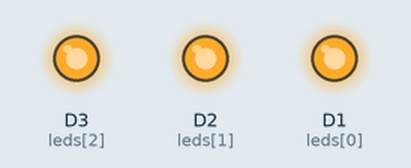
Bench run of a sketch on a simulated ESP8266 (NodeMCU). On the bench: output pins drawn as LEDs (lit = HIGH). Random numbers use the default seed unless the sketch sets one.

Above: at 0.9 s.
At 5.97 s:
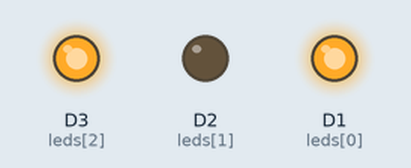
At 9.9 s:
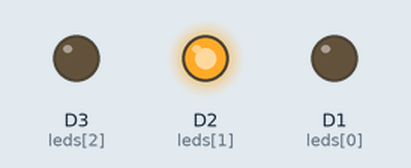
At 17.85 s:
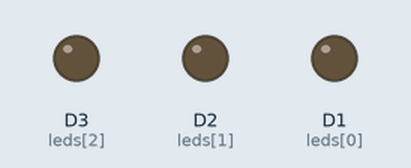
At 25.4 s:
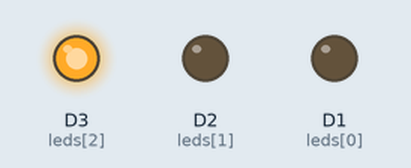
At 36.4 s:
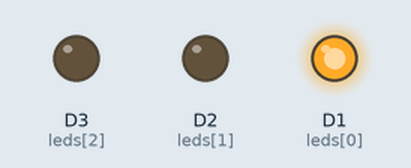
Timing chart, 0 to 40.0 s (numbered marks = the images above):
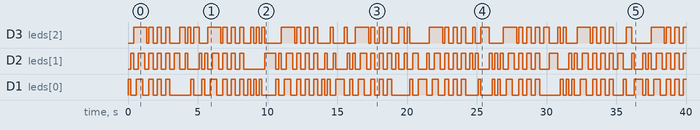

The sketch:

buzzer.ino
```cpp
// LED pins
int leds[3] = {D1, D2, D3};

void setup() {
  for (int i = 0; i < 3; i++) {
    pinMode(leds[i], OUTPUT);
    digitalWrite(leds[i], LOW);
  }
}

// Helper: turn all LEDs off
void allOff() {
  for (int i = 0; i < 3; i++) digitalWrite(leds[i], LOW);
}

void loop() {
  // Pattern 1: Running light
  for (int i = 0; i < 3; i++) {
    allOff();
    digitalWrite(leds[i], HIGH);
    delay(200);
  }

  // Pattern 2: Wave on/off
  for (int i = 0; i < 3; i++) {
    digitalWrite(leds[i], HIGH);
    delay(150);
  }
  for (int i = 0; i < 3; i++) {
    digitalWrite(leds[i], LOW);
    delay(150);
  }

  // Pattern 3: All blink together
  for (int j = 0; j < 3; j++) {
    for (int i = 0; i < 3; i++) digitalWrite(leds[i], HIGH);
    delay(300);
    for (int i = 0; i < 3; i++) digitalWrite(leds[i], LOW);
    delay(300);
  }

  // Pattern 4: Random sparkle
  for (int j = 0; j < 10; j++) {
    int r = random(0, 3);
    digitalWrite(leds[r], HIGH);
    delay(200);
    digitalWrite(leds[r], LOW);
  }
}
```

Measured:
- by itself, D3 (leds[2]): LOW → HIGH at 0.40 s, → LOW 0.95 s later, → HIGH 0.15 s later, → LOW 0.30 s later, … (95 changes in this stretch)
- by itself, D2 (leds[1]): LOW → HIGH at 0.20 s, → LOW 0.20 s later, → HIGH 0.35 s later, → LOW 0.45 s later, … (117 changes in this stretch)
- by itself, D1 (leds[0]): LOW → HIGH at 0.00 s, → LOW 0.20 s later, → HIGH 0.40 s later, → LOW 0.45 s later, … (107 changes in this stretch)
